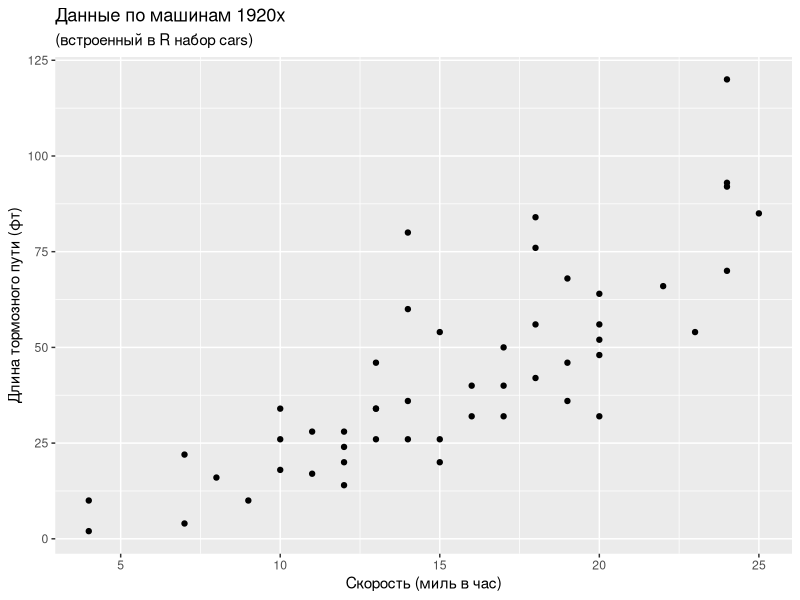

Write the R code that produced this figure.
library(tidyverse) # манипуляции с данными
library(skimr) # описательные статистики

d = cars

qplot(data = d, x = speed, y = dist)  +
  labs(x = 'Скорость (миль в час)',
       y = 'Длина тормозного пути (фт)',
       title = 'Данные по машинам 1920х',
       subtitle = '(встроенный в R набор cars)')


